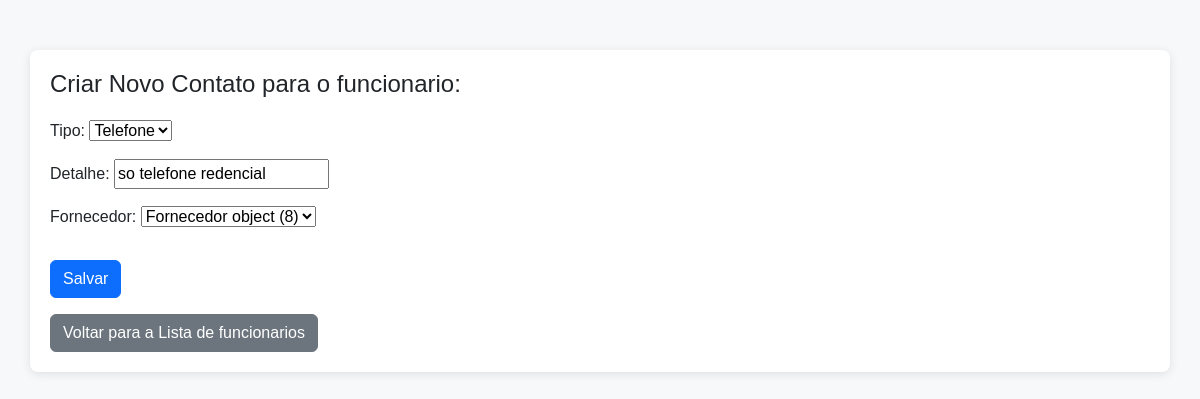
/contato/20/update/, run on the app's committed database.
### cadfor/models.py (models this page shows)
class Contato(models.Model):
    TIPO_CHOICES = [
        ('email', 'Email'),
        ('telefone', 'Telefone'),
    ]
    id_contato = models.AutoField(primary_key=True)
    tipo = models.CharField(max_length=10, choices=TIPO_CHOICES)
    detalhe = models.CharField(max_length=255)
    fornecedor = models.ForeignKey(Fornecedor, on_delete=models.CASCADE, related_name='contatos')

### cadfor/views.py (the view, shortened to what this page needs)
# urls.py: path("contato/<int:pk>/update/", ContatoUpdateView.as_view(), name="contato_update"),
class ContatoUpdateView(UpdateView):
    model = Contato
    fields = ['tipo', 'detalhe', 'fornecedor']
    template_name = 'cadfor/contato_form.html'
    def get_context_data(self, **kwargs):
        context = super().get_context_data(**kwargs)
        fornecedor = self.object.fornecedor
        context['contatos'] = Contato.objects.filter(fornecedor=fornecedor)
        return context

### cadfor/templates/cadfor/contato_form.html (shortened to what this page needs)
<!DOCTYPE html>
<html lang="pt-BR">
<head>
    <link href="https://cdn.jsdelivr.net/npm/bootstrap@5.3.3/dist/css/bootstrap.min.css" rel="stylesheet">
</head>
<body>
    <div class="container">
        <h1>Criar Novo Contato para o funcionario: {{ fornecedor.nome }}</h1>
        <form method="POST">
            {{ form.as_p }}
            <button type="submit" class="btn btn-primary">Salvar</button>
        </form>
        <a href="{% url 'fornecedor_list' %}" class="btn btn-secondary mt-3">Voltar para a Lista de funcionarios</a>
    </div>
</body>
</html>

### cadfor/templates/cadfor/contato_form.html (style rules this page uses)
body { font-family: Arial, sans-serif; background-color: #f7f8fa; }
.container { margin-top: 50px; background-color: #fff; padding: 20px; border-radius: 8px; box-shadow: 0 2px 10px rgba(0, 0, 0, 0.1); }
h1 { font-size: 24px; margin-bottom: 20px; }
button { margin-top: 15px; }

### data on the page
Contato: tipo "Telefone", detalhe "so telefone redencial", fornecedor "Fornecedor object (8)"
